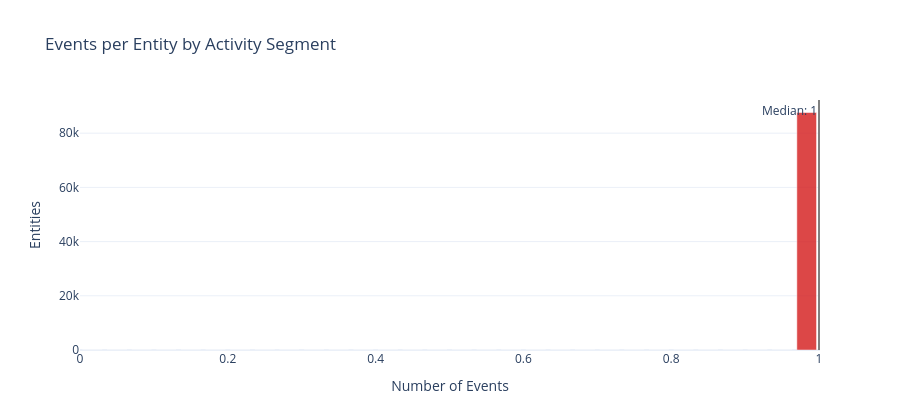

Notebook code cell kept with this figure:
### Markdown cell above
## 1a.4 Events per Entity Distribution

**Goal:** Understand how event volume varies across entities to guide feature engineering and identify modeling challenges.

| Segment | Definition | Why It Matters for Modeling |
|---------|------------|---------------------------|
| **One-time** | Exactly 1 event | No temporal features possible; cold-start problem |
| **Low Activity** | Below Q25 | Sparse features, many zeros; log-transform counts |
| **Medium Activity** | Q25 to Q75 | Core population; standard aggregation windows work |
| **High Activity** | Above Q75 | Rich features; watch for training set dominance |

### Code cell
from customer_retention.stages.profiling import classify_activity_segments

segment_result = classify_activity_segments(ts_profile.entity_lifecycles)

segment_order = ["One-time", "Low Activity", "Medium Activity", "High Activity"]
segment_colors = {
    "One-time": "#d62728", "Low Activity": "#ff7f0e",
    "Medium Activity": "#2ca02c", "High Activity": "#1f77b4",
}

event_counts = segment_result.lifecycles["event_count"]
x_max = event_counts.quantile(0.99)
bins = np.linspace(0, x_max, 31)
bin_centers = (bins[:-1] + bins[1:]) / 2

lc = segment_result.lifecycles
bin_indices = np.digitize(lc["event_count"], bins) - 1
bin_indices = bin_indices.clip(0, len(bin_centers) - 1)
lc_binned = lc.assign(_bin=bin_indices)

fig = go.Figure()
for seg in segment_order:
    subset = lc_binned[lc_binned["activity_segment"] == seg]
    if subset.empty:
        continue
    counts_per_bin = subset.groupby("_bin").size().reindex(range(len(bin_centers)), fill_value=0)
    fig.add_trace(go.Bar(
        x=bin_centers, y=counts_per_bin.values, name=seg,
        marker_color=segment_colors[seg], opacity=0.85,
    ))

fig.add_vline(
    x=event_counts.median(), line_dash="solid", line_color="gray",
    annotation_text=f"Median: {event_counts.median():.0f}",
    annotation_position="top left",
)

use_log_y = event_counts.value_counts().max() > event_counts.value_counts().median() * 50

log_note = ("<br><sub>Log Y-axis: bar heights compress large differences — "
            "see table below for actual segment shares</sub>" if use_log_y else "")

fig.update_layout(
    barmode="stack", template="plotly_white", height=420,
    title="Events per Entity by Activity Segment" + log_note,
    xaxis_title="Number of Events",
    yaxis_title="Entities",
    yaxis_type="log" if use_log_y else "linear",
    legend=dict(orientation="h", yanchor="top", y=-0.15, xanchor="center", x=0.5),
    margin=dict(b=70),
)
display_figure(fig)

### Figure 1 — Plotly figure (JSON) as saved in the notebook; plotly's stock layout.template omitted (floating-point values rounded to 4 significant figures)
{"data": [{"marker": {"color": "#d62728"}, "name": "One-time", "opacity": 0.85, "type": "bar", "x": [0.01667, 0.05, 0.08333, 0.1167, 0.15, 0.1833, 0.2167, 0.25, 0.2833, 0.3167, 0.35, 0.3833, 0.4167, 0.45, 0.4833, 0.5167, 0.55, 0.5833, 0.6167, 0.65, 0.6833, 0.7167, 0.75, 0.7833, 0.8167, 0.85, 0.8833, 0.9167, 0.95, 0.9833], "y": [0, 0, 0, 0, 0, 0, 0, 0, 0, 0, 0, 0, 0, 0, 0, 0, 0, 0, 0, 0, 0, 0, 0, 0, 0, 0, 0, 0, 0, 87629]}], "layout": {"annotations": [{"showarrow": false, "text": "Median: 1", "x": 1, "xanchor": "right", "xref": "x", "y": 1, "yanchor": "top", "yref": "y domain"}], "barmode": "stack", "height": 420, "legend": {"orientation": "h", "x": 0.5, "xanchor": "center", "y": -0.15, "yanchor": "top"}, "margin": {"b": 70}, "shapes": [{"line": {"color": "gray", "dash": "solid"}, "type": "line", "x0": 1, "x1": 1, "xref": "x", "y0": 0, "y1": 1, "yref": "y domain"}], "title": {"text": "Events per Entity by Activity Segment"}, "xaxis": {"title": {"text": "Number of Events"}}, "yaxis": {"title": {"text": "Entities"}, "type": "linear"}}}
